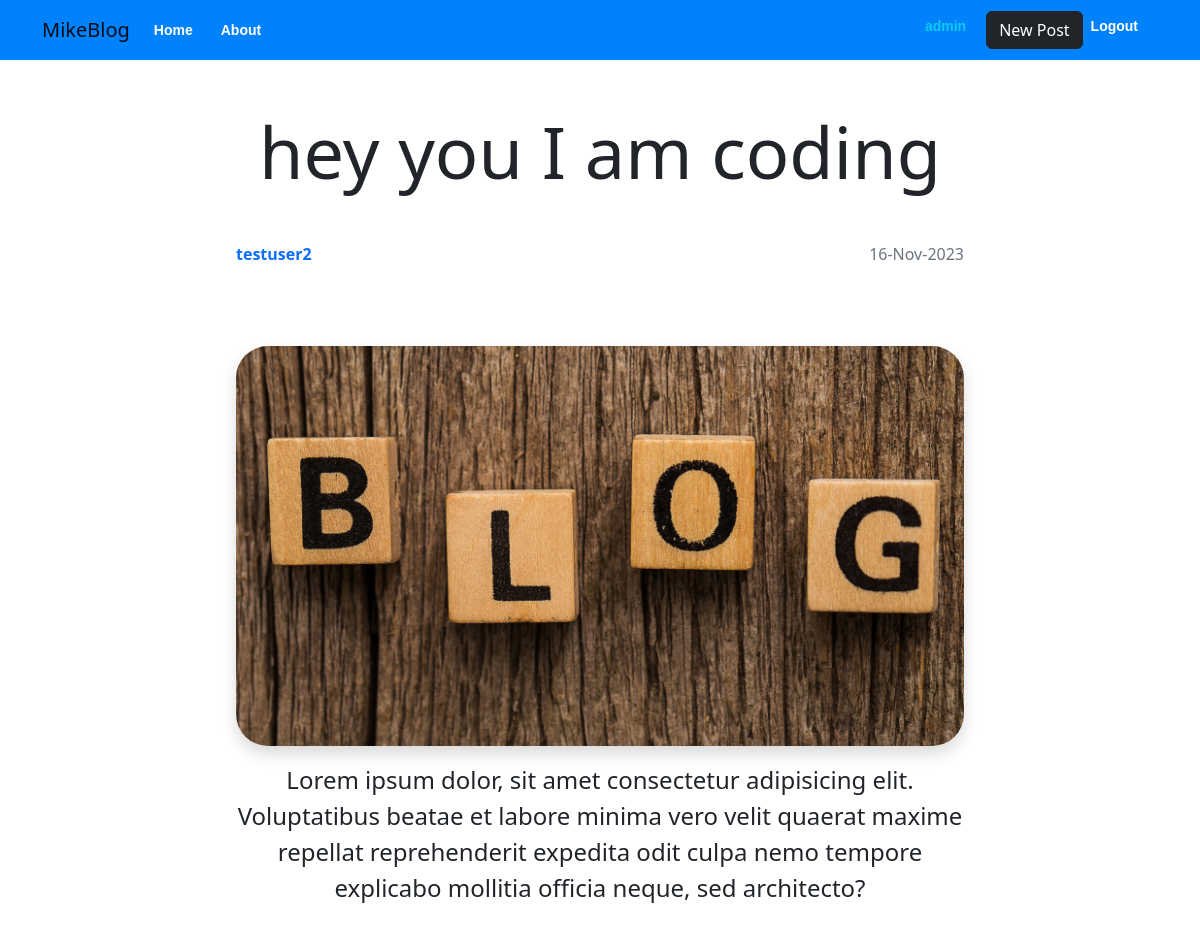
/post/5 (signed in), run on the app's committed database.
### fblog/models.py (models this page shows, shortened)
class User(db.Model, UserMixin):
    id = db.Column(db.Integer, primary_key=True)
    username = db.Column(db.String(100), unique=True, nullable=False)
    email = db.Column(db.String(200), unique=True, nullable=False)
    password = db.Column(db.String(60), nullable=False)
    image = db.Column(db.String(200), default='default.jpg', nullable=False)
    date_added = db.Column(db.DateTime, default=datetime.utcnow)
    is_active = db.Column(db.Boolean, default=True)
    is_admin = db.Column(db.Boolean, default=False)
    posts = db.relationship('Post', backref='author', lazy=True)

class Post(db.Model):
    id = db.Column(db.Integer, primary_key=True)
    title = db.Column(db.String(100), unique=True, nullable=False)
    content = db.Column(db.Text, nullable=False)
    image = db.Column(db.String(200), default='postdefault.jpg', nullable=False)
    date_posted = db.Column(db.DateTime, default=datetime.utcnow)
    user_id =db.Column(db.Integer, db.ForeignKey('user.id'), nullable=False)

### fblog/routes.py (the view)
@app.route("/post/<int:id>")
@login_required
def post_details(id):
    post = Post.query.get_or_404(id)
    return render_template("post_details.html", post=post, title="post details")

### fblog/models.py (called while the page is built)
@login_manager.user_loader
def load_user(user_id):
    return User.query.get(int(user_id))

### fblog/templates/post_details.html (shortened to what this page needs)
{% extends "base.html"  %}
{% block content %}
<div class="container py-5">
    <section class="row g-5">
        <article class="col-12 col-md-8 mx-auto text-center">
            {% if post %}
                <header class=" display-2">{{post.title}}</header>
                <div class="d-flex justify-content-between py-5">
                    <p class="fw-bold text-primary">{{post.author.username}}</p>
                    <p class="text-muted">{{post.date_posted.strftime('%d-%b-%Y')}}</p>
                </div>
                <div class="my-3">
                    <img class=" img-fluid shadow w-100 rounded-5" src="/static/images/{{post.image}}" alt="" style="height: 400px; object-fit: cover;">
                </div>
                <div>
                    <p class="fs-4">
                        {{post.content}}
                    </p>
                </div>
            {% else %}
                <div><h1>404 POST NOT FOUND</h1></div>
            {% endif %}
        </article>
    </section>
</div>
{% endblock content %}

### fblog/templates/base.html (shortened to what this page needs)
<!DOCTYPE html>
<html lang="en">
<head>
    <link rel="stylesheet" href="{{url_for('static', filename='/css/css/bootstrap.min.css')}}">
    <link rel="stylesheet" href="{{url_for('static', filename='css/main.css')}}">
  </head>
<body>
    <nav class="navbar navbar-expand-lg">
        <div class="container">
          <a class="navbar-brand" href="#">MikeBlog</a>
          <div class="collapse navbar-collapse" id="navbarNav">
            <ul class="navbar-nav">
              <li class="nav-item">
                <a class="nav-link" aria-current="page" href="/">Home</a>
              </li>
              <li class="nav-item">
                <a class="nav-link" href="{{url_for('about')}}">About</a>
              </li>
            </ul>
            <ul class="navbar-nav ms-auto">
              {% if current_user.is_authenticated %}
              <li class="nav-item">
                <a class="nav-link text-info fw-bold disabled" aria-current="page" href="#">{{current_user.username}}</a>
              </li>
              <li class="nav-item">
                <a class="btn btn-dark text-center" aria-current="page" href="{{url_for('create_post')}}">New Post</a>
              </li>
              <li class="nav-item">
                <a class="nav-link" aria-current="page" href="{{url_for('logout')}}">Logout</a>
              </li>
              {% endif %}
            </ul>
          </div>
        </div>
      </nav>
    <div>
        {% block content %}
        {% endblock content %}
    </div>
</body>
</html>

### fblog/static/css/main.css (style rules this page uses)
.navbar-expand-lg { background: #0082fc; padding: 10px !important; }
.nav-link { color: #fff; font-size: 14px; padding-top: 5px; padding-bottom: 5px; padding-right: 20px !important; font-weight: bold; font-family: 'Quicksand', sans-serif; }

### data on the page
User: username "admin"
Post: title "hey you I am coding", date_posted "16-Nov-2023", image (placeholder picture), content "Lorem ipsum dolor, sit amet consectetur adipisicing elit. Voluptatibus beatae et labore minima vero velit quaerat maxime repellat reprehenderit expedita odit culpa nemo tempore explicabo mollitia officia neque, sed architecto?"
User: author.username "testuser2"
